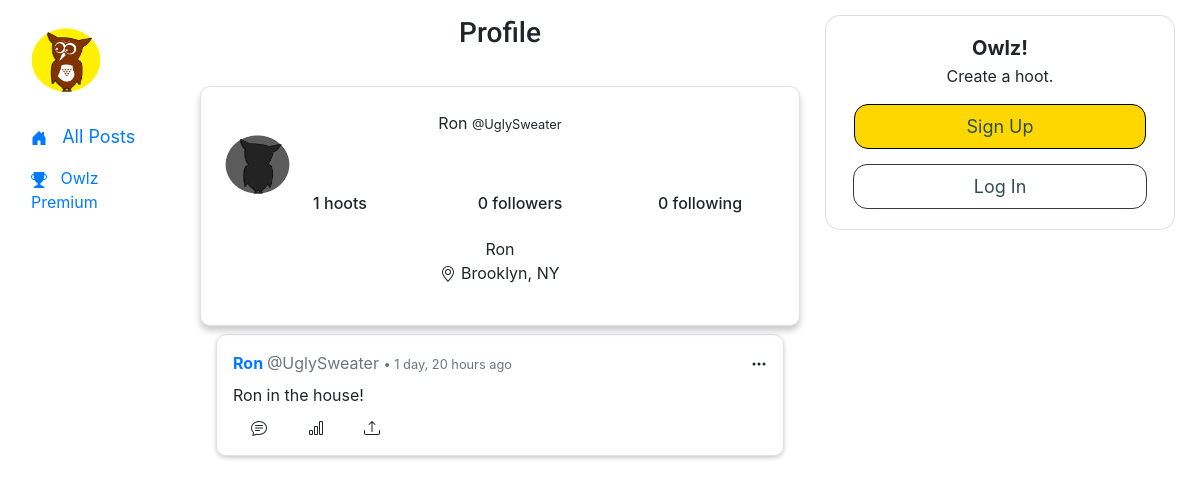
/profile/UglySweater, run on an earlier commit of the app's database.
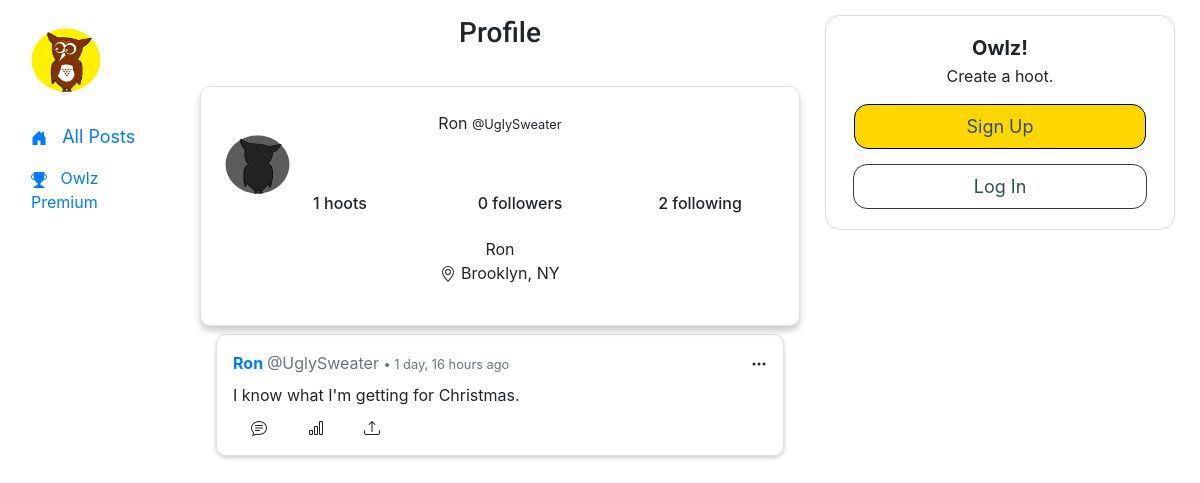
And on a later commit of the database.
### network/models.py (models this page shows, shortened)
class User(AbstractUser):
    pass

class Post(models.Model):
    author = models.ForeignKey(User, on_delete=models.CASCADE, related_name="posts")
    content = models.CharField(max_length=10000)
    likes = models.ManyToManyField(User, blank=True, related_name="likes")
    time = models.DateTimeField(auto_now=True)
    def likes(self):
        return self.likes.all().count()

### network/views.py (the view, shortened to what this page needs)
# urls.py: path("profile/<str:username>", views.profile, name="profile"),
def profile(request, username):
    user_profile = User.objects.get(username=username)
    curr_user_follows_this_profile = False
    if request.user.is_authenticated:
        curr_user_follows_this_profile = request.user.following.filter(user=user_profile.id).exists()
    user_posts = user_profile.posts.order_by("-time").all()
    paginator = Paginator(user_posts, 10)
    page_number = request.GET.get('page')
    page_posts = paginator.get_page(page_number)
    return render(request, "network/profile.html", {
        "user_profile": user_profile,
        "user_posts": user_profile.posts.order_by("-time").all(),
        "page_posts": page_posts,
        "following_profile": curr_user_follows_this_profile
    })

### network/templates/network/profile.html (shortened to what this page needs)
{% extends "network/layout.html" %}
{% load humanize %}
{% load static %}
{% block body %}
<h3 class="text-center" style="font-family: 'Roboto', sans-serif; margin-bottom: 1em;">Profile</h3>
<div class="container">
    <header class="row justify-content-center">
        <div class="col-12 col-lg-12 border my-2 p-4 bg-white text-center box-shadow" style="border-radius: 10px; box-shadow: 0 5px 6px rgba(0, 0, 0, 0.2);">
            <div>{{ user_profile.first_name }} <small class="muted-text">@{{ user_profile.username }}</small>
            </div>
        <div style="display: flex; width: 20%;">
            <img alt="profile picture" height="59" width="65px" href=""
                    src="{% if user_profile.username == 'john' %}{% static 'network/prof-images/john-2.png' %}{% else %}{% static 'network/images/owl-silhouette.png' %}{% endif %}">
        </div>
        <ul class="row d-flex justify-content-center">
            <h6 class="col-4">{{ user_profile.posts.count }} hoots</h6>
            <h6 class="col-4">{{ user_profile.followers.count }} followers</h6>
            <h6 class="col-4">{{ user_profile.following.count }} following</h6>
        </ul>
            <div>{{ user_profile.first_name }} {{ user_profile.last_name }} </div>
        <p> Brooklyn, NY
        </p>
        </div>
    </header>
</div>
{% include "network/hoot_posts.html" with posts=page_posts %}
{% endblock %}

### network/templates/network/hoot_posts.html (shortened to what this page needs)
{% load humanize %}
{% load static %}
    {% for post in posts %}
    <div class="border box-shadow-posts p-3 mb-4 mx-0 mx-md-3" style="border-radius: 10px; box-shadow: 0 2px 4px rgba(0, 0, 0, 0.2);">
        <div class="pb-2" id="">
            <a href="{% url 'profile' post.author.username %}">
                <strong>{{ post.author.first_name }} </strong> <a class="text-muted">@{{ post.author }}</a>
            </a>
            <small class="text-muted">• {{ post.time|naturaltime }}</small>
            {% if user.is_authenticated and user == post.author %}
            <label for="edit"></label>
            <a> <button class="badge badge-light" data-toggle="modal" data-target="#modal_edit_post_{{ post.id }}" style="float: right;">Edit</button>
            </a>
            <div class="modal" id="modal_edit_post_{{ post.id }}" tabindex="-1" role="dialog" aria-labelledby="modal_edit_post_{{ post.id }}_label" aria-hidden="true">
                <div class="modal-dialog" role="document">
                  <div class="modal-content">
                    <div class="modal-header">
                      <h5 class="modal-title">Edit Hoot</h5>
                      <button type="button" class="btn-close" data-bs-dismiss="modal" aria-label="Close"></button>
                    </div>
                    <div class="modal-body">
                      <textarea rows="5" id="textarea_{{ post.id }}" class="form-control" name="content">{{ post.content }}</textarea>
                    </div>
                    <div class="modal-footer">
                      <button type="button" class="btn btn-secondary" data-bs-dismiss="modal">Close</button>
                      <button type="button" class="btn btn-primary">Save Edit</button>
                    </div>
                  </div>
                </div>
              </div>
            {% else %}
            <span style="float: right;">
                <svg xmlns="http://www.w3.org/2000/svg" width="16" height="16" fill="currentColor" class="bi bi-three-dots" viewBox="0 0 16 16">
                    <path d="M3 9.5a1.5 1.5 0 1 1 0-3 1.5 1.5 0 0 1 0 3zm5 0a1.5 1.5 0 1 1 0-3  1.5 1.5 0 0 1 0 3zm5 0a1.5 1.5 0 1 1 0-3 1.5 1.5 0 0 1 0 3z"/>
                </svg>
            </span>
            {% endif %}
        </div>
        <div id="post_contentgroup_{{ post.id }}">
            <p id="post_content_{{ post.id }}" class="mb-2">{{ post.content }}</p>
        </div>
        <div id="post_likes_{{ post.id }}">
            <span></span>
              <span>
              </span>
            <span>
              </span>
        </div>
    </div>
    {% endfor %}

What changed in the data, as far as the page shows it:
changed User "Ron": following.count "0" → "2"
changed Post "Ron": time "1 day, 20 hours ago" → "1 day, 16 hours ago"; content "Ron in the house!" → "I know what I'm getting for Christmas."
